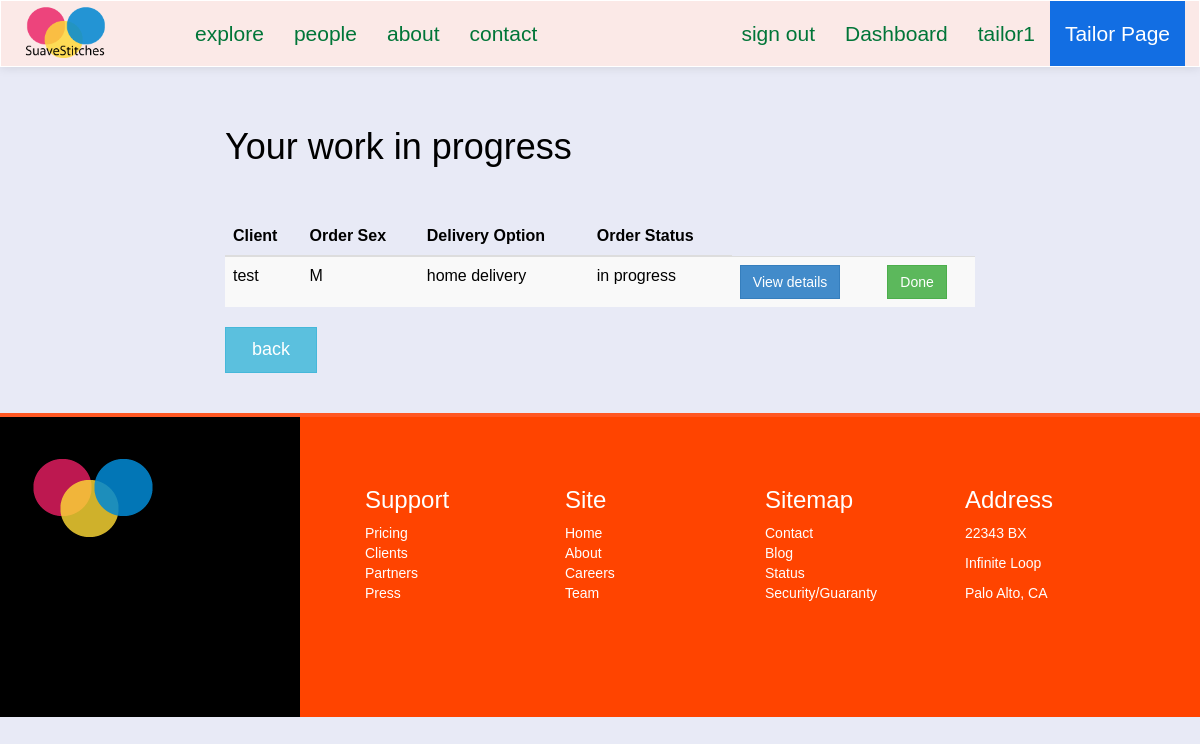
Before: /suave/tailor/view/workinprogress/ (signed in) with the older database file.
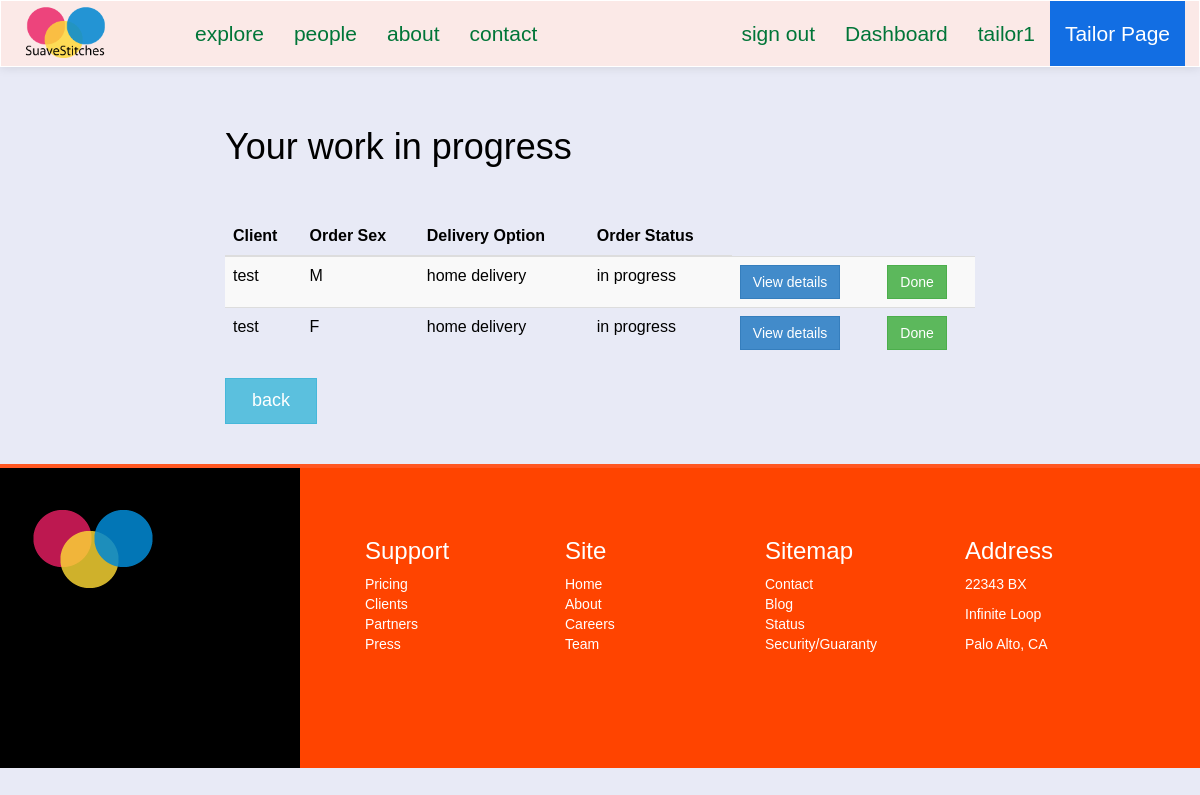
After: the same page with the newer database file.
### suave/models.py (models this page shows)
class Order(models.Model):
	client = models.ForeignKey(Client, null=True)
	sizetable = models.ForeignKey(SizeTable, null=True)
	tailor = models.ForeignKey(Tailor, null=True)
	fabric = models.CharField(max_length=50, null=True)
	style = models.CharField(max_length=100, null=True)
	main_order_id = models.CharField(max_length=15, null=True)
	details = models.CharField(max_length=250, null=True) #*
	delivery_option = models.CharField(max_length=100, null=True)
	service_option = models.CharField(max_length=100, null=True)
	sex = models.CharField(max_length=2, default=' ')
	status = models.CharField(max_length=20, default='OPEN') #*
	cost = models.IntegerField(default=0000) # final cost of order
	date = models.DateField(auto_now_add=True)

class Client(models.Model):
	FEMALE = 'F'
	MALE = 'M'
	SEX_CHOICE = (
		(FEMALE, 'F'),
		(MALE, 'M'),
	)
	user = models.OneToOneField(User)
	address = models.CharField(max_length=200, null=True)
	preference = models.CharField(max_length=40)
	sex = models.CharField(max_length=2, choices=SEX_CHOICE, default=" ")
	def __str__(self):
		return self.user.username

### suave/views.py (the view)
@login_required
def tailorWorkInProgress(request):
	context = {}
	context['tailorPage'] = True
	tailor_obj = Tailor.objects.get(user=request.user)
	context['work'] = Order.objects.filter(tailor=tailor_obj, status='IN PROGRESS')
	return render(request, 'i/tailor/work.html', context)

### templates/i/tailor/work.html (shortened to what this page needs)
{% extends "i/layout/base.html" %}
{% block main_section %}
<div class="col-lg-8 col-lg-offset-2"><br><br>
	<h1>Your work in progress</h1>
	<br><br>
	{% if work %}
	<table class="table table-striped table-hover">
		<thead>
			<tr>
				<th>Client</th>
				<th>Order Sex</th>
				<th>Delivery Option</th>
				<th>Order Status</th>
			</tr>
		</thead>
		<tbody>
			{% for order in work %}
			<tr>
				<td>{{ order.client }}</td>
				<td>{{ order.sex }}</td>
				<td>{{ order.delivery_option|lower }}</td>
				<td>{{ order.status|lower }}</td>
				<td>
					<a href="{% url 'suave:tailorOrderDetails' order.main_order_id %}" class="btn btn-primary">View details</a>
				</td>
				<td>
					<a href="" class="btn btn-success">Done</a>
				</td>
			</tr>
			{% endfor %}
		</tbody>
	</table>
	{% endif %}
	<div class="dashboard-button-panel">
		<a href="{% url 'suave:tailorDashboard' %}" class="btn btn-info btn-lg">&nbsp; back &nbsp;</a>
	</div>
	<br><br>
</div>
{% endblock %}

Changed rows visible on the page:
now on this page (row edited): Order: client "test", sex "F", delivery_option "home delivery", status "in progress"
